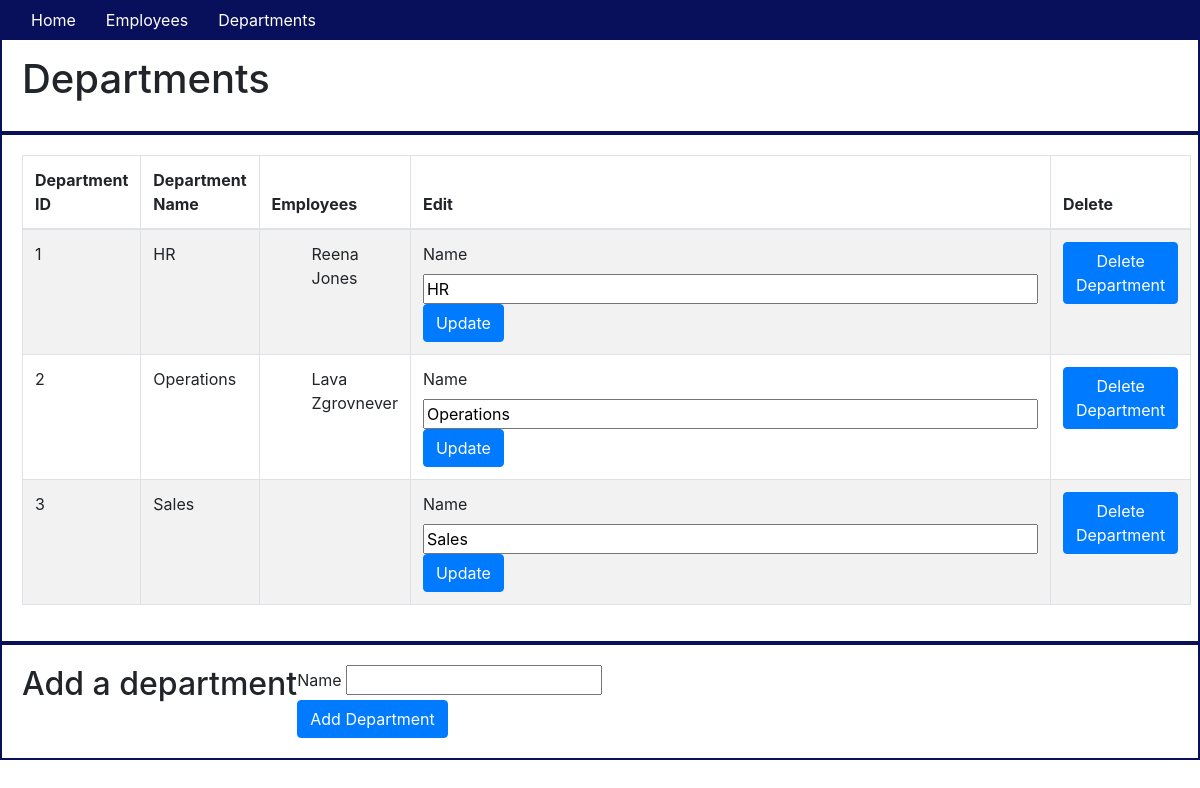
The page /departments on the database as committed earlier.
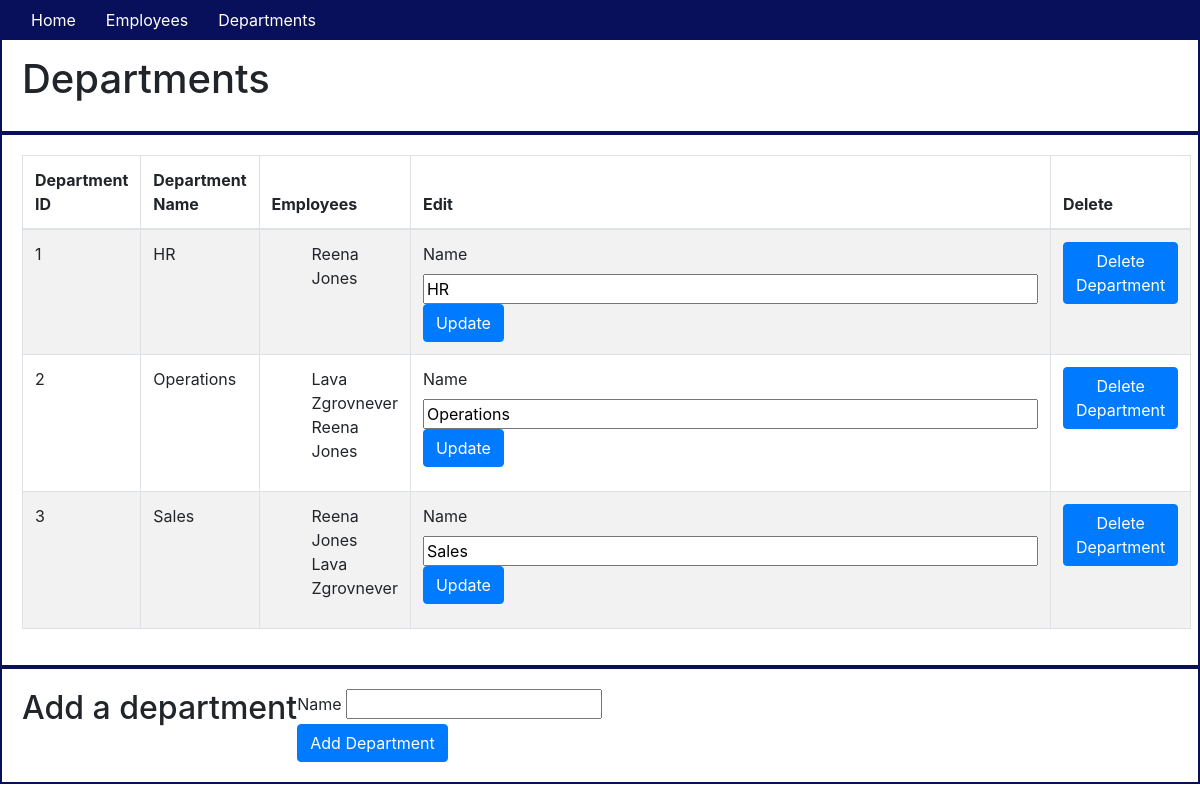
The same page on the database as committed later.
### app/models.py (models this page shows, shortened)
class Department(db.Model):
    id = db.Column(db.Integer, primary_key=True)
    name = db.Column(db.String(64))
    employees = db.relationship('Employee', secondary=links, backref='department', lazy='dynamic')

class Employee(db.Model):
    id = db.Column(db.Integer, primary_key=True)
    first_name = db.Column(db.String(64))
    last_name = db.Column(db.String(64), index=True)
    departments = db.relationship('Department', secondary=links, backref='employee', lazy='dynamic')

### app/routes.py (the view)
@app.route('/departments')
def show_departments():
    employees = Employee.query.all()
    departments = Department.query.all()
    return render_template('departments.html', title="Departments", employees=employees, departments=departments)

### app/templates/departments.html (shortened to what this page needs)
{% extends "base.html" %} {% block content %}
<div class="container-fluid">
    <div class="row">
        <h1>Departments</h1>
    </div>
    <div class="row">
        <table class="table table-striped table-bordered">
            <thead>
                <th>Department ID</th>
                <th>Department Name</th>
                <th>Employees</th>
                <th>Edit</th>
                <th>Delete</th>
            </thead>
            <tbody>
                {% for department in departments %}
                <tr>
                    <td>{{department.id}}</td>
                    <td>{{department.name}}</td>
                    <td>
                        <ul>
                            {% for department_employee in department.employees %}
                            <li>{{department_employee.first_name}} {{department_employee.last_name}}</li>
                            {% endfor %}
                        </ul>
                    </td>
                    <td>
                        <form method="POST" action="/departments/{{department.id}}/update">
                            <label for="name">Name</label>
                            <input type="text" value="{{department.name}}" name="new_name" size="55"><br>
                            <button type="submit" class="btn btn-primary" value="Update">Update</button>
                        </form>
                    </td>
                    <td>
                        <form action="{{url_for('delete_department', department_id=department.id)}}" method="POST">
                            <button type="submit" class="btn btn-primary" value="Delete Department">Delete
                                        Department</button>
                        </form>
                    </td>
                </tr>
                {% endfor %}
            </tbody>
        </table>
    </div>
    <div class="row">
        <h2>Add a department</h2>
        <form action="/departments" method="POST">
            <label for="name">Name</label>
            <input type="text" name="name" id="name" required />
            <br>
            <button type="submit" class="btn btn-primary" value="Add Department">Add Department</button>
        </form>
    </div>
</div>
{% endblock %}

Rows that differ between the two databases and show on the page:
changed Department "Operations": gains Employee (first_name "Reena", last_name "Jones")
changed Department "Sales": gains Employee (first_name "Reena", last_name "Jones"); gains Employee (first_name "Lava", last_name "Zgrovnever")
